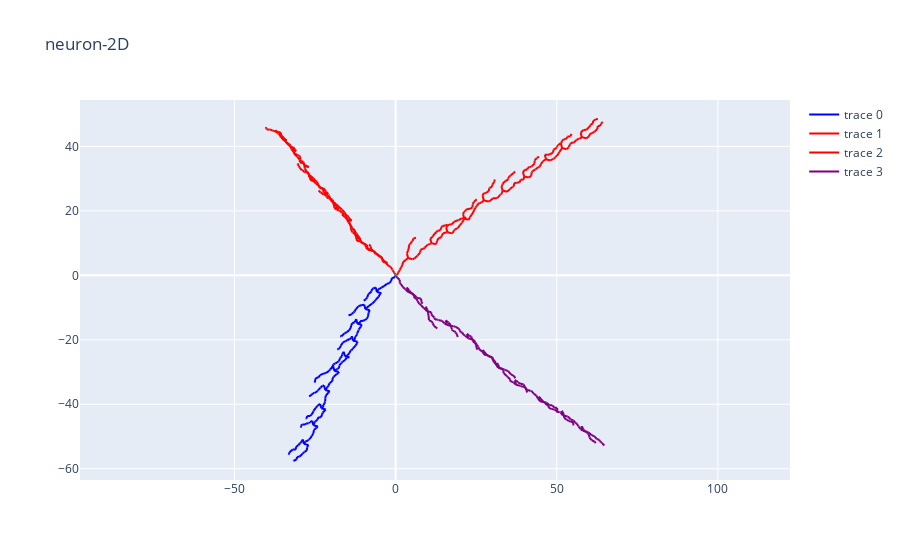

Here is the notebook cell this chart was saved with:
### Markdown cell above
## 2. Morphology visualization

### Code cell
# Visualize a morphology in two dimensions
fig, ax = plotly.draw(neuron, plane='xy', inline=True)

### Figure 1 — Plotly figure (JSON) as saved in the notebook; plotly's stock layout.template omitted (floating-point values rounded to 4 significant figures; data arrays with more than 128 entries replaced by an {"elided": "..."} marker saying what was removed)
{"data": [{"line": {"color": "blue", "width": 2}, "mode": "lines", "type": "scatter", "x": {"elided": "630 float values"}, "y": {"elided": "630 float values"}}, {"line": {"color": "red", "width": 2}, "mode": "lines", "type": "scatter", "x": {"elided": "630 float values"}, "y": {"elided": "630 float values"}}, {"line": {"color": "red", "width": 2}, "mode": "lines", "type": "scatter", "x": {"elided": "630 float values"}, "y": {"elided": "630 float values"}}, {"line": {"color": "purple", "width": 2}, "mode": "lines", "type": "scatter", "x": {"elided": "630 float values"}, "y": {"elided": "630 float values"}}], "layout": {"autosize": true, "scene": {"aspectmode": "data", "camera": {"eye": {"x": -1.743, "y": 1.071, "z": 0.71}, "up": {"x": 0, "y": 0, "z": 1}}, "xaxis": {"backgroundcolor": "rgb(230, 230,230)", "gridcolor": "rgb(255, 255, 255)", "showbackground": true, "zerolinecolor": "rgb(255, 255, 255)"}, "yaxis": {"backgroundcolor": "rgb(230, 230,230)", "gridcolor": "rgb(255, 255, 255)", "showbackground": true, "zerolinecolor": "rgb(255, 255, 255)"}, "zaxis": {"backgroundcolor": "rgb(230, 230,230)", "gridcolor": "rgb(255, 255, 255)", "showbackground": true, "zerolinecolor": "rgb(255, 255, 255)"}}, "shapes": [{"fillcolor": "rgba(50, 171, 96, 0.7)", "line": {"color": "rgba(50, 171, 96, 1)"}, "type": "circle", "x0": -0.1307, "x1": 0.1307, "xref": "x", "y0": -0.1307, "y1": 0.1307, "yref": "y"}], "title": {"text": "neuron-2D"}, "yaxis": {"scaleanchor": "x"}}}
